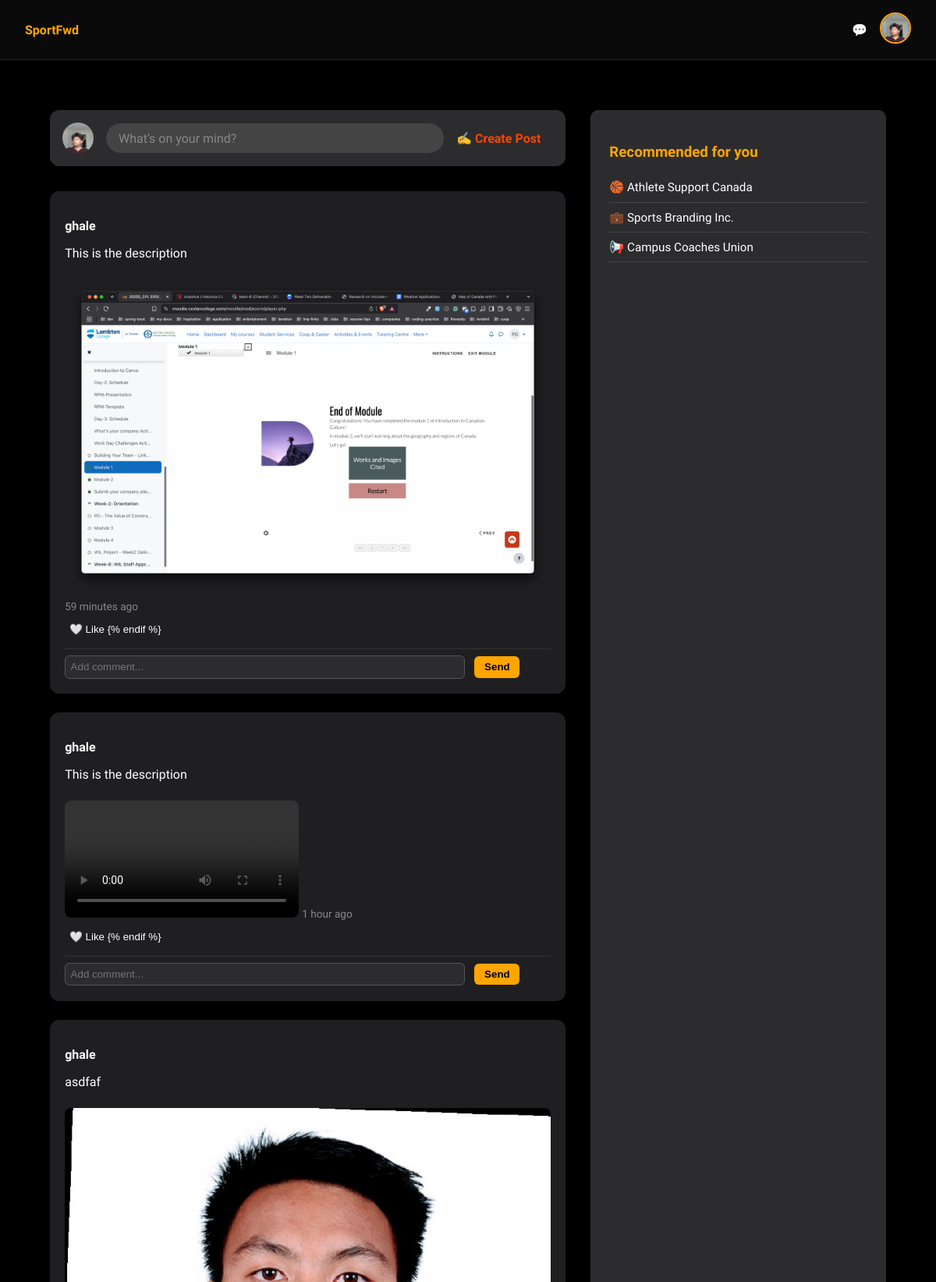
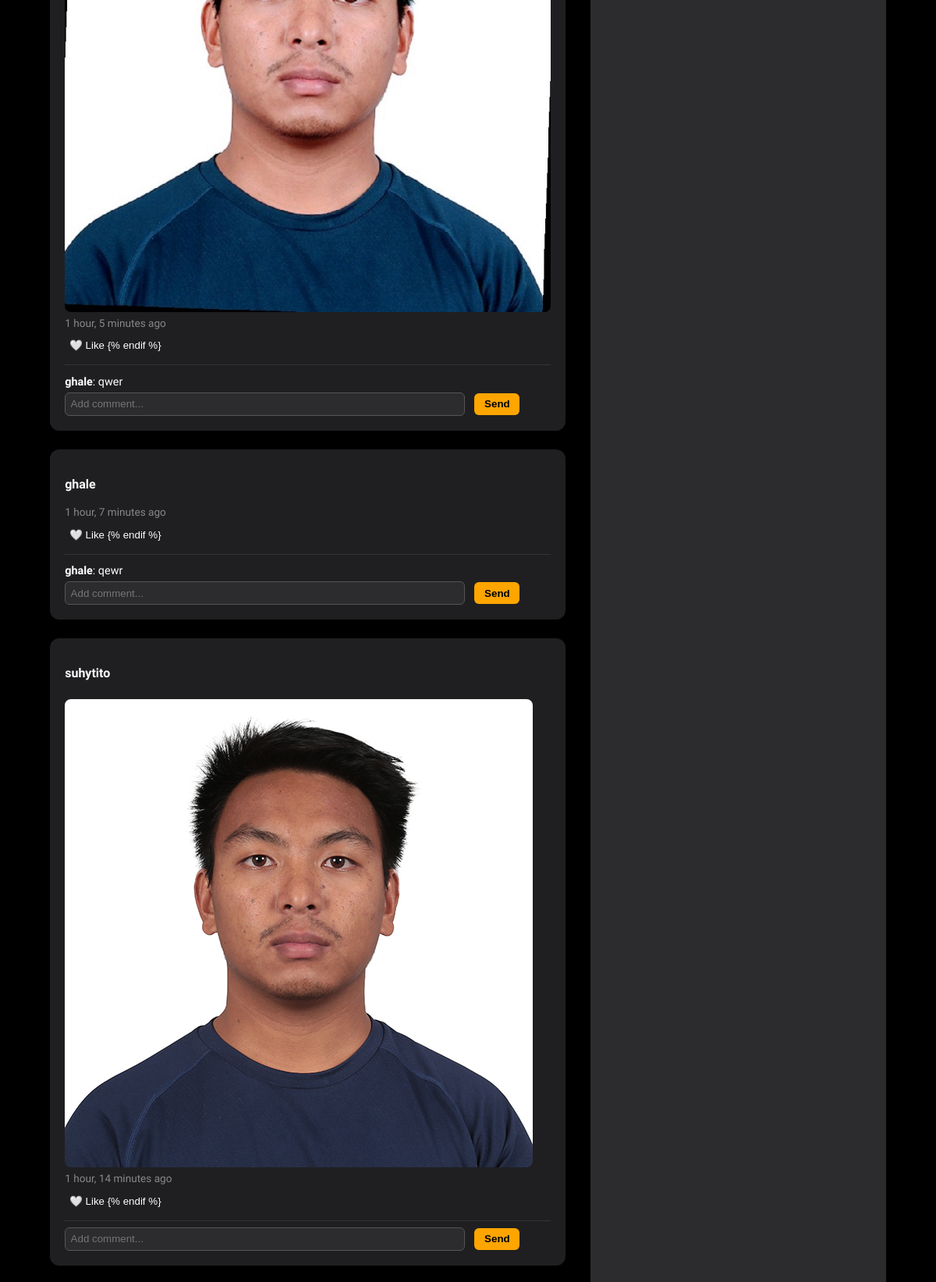
/feed/ (signed in, upper part), run on the app's committed database (2 pictures, top to bottom).
### core/models.py (models this page shows, shortened)
class Profile(models.Model):
    ROLE_CHOICES = [
        ('athlete', 'Athlete'),
        ('sponsor', 'Sponsor'),
        ('fan', 'Fan'),
    ]
    user = models.OneToOneField(User, on_delete=models.CASCADE)
    role = models.CharField(max_length=20, choices=ROLE_CHOICES)
    school = models.CharField(max_length=100, blank=True)
    grad_year = models.IntegerField(blank=True, null=True)
    profile_image = models.ImageField(upload_to='profile_images/', default='profile_images/default.png', blank=True)
    cover_image = models.ImageField(upload_to='profile_images/covers/', default='profile_images/covers/default.jpg', blank=True)
    bio = models.TextField(blank=True)
    sport = models.CharField(max_length=100, blank=True)
    position = models.CharField(max_length=100, blank=True)
    level = models.CharField(max_length=100, blank=True)
    experience = models.IntegerField(blank=True, null=True)

class Post(models.Model):
    user = models.ForeignKey(User, on_delete=models.CASCADE)
    content = models.TextField(blank=True)
    image = models.ImageField(upload_to='post_images/', blank=True, null=True)
    video = models.FileField(upload_to='post_videos/', blank=True, null=True)
    created_at = models.DateTimeField(auto_now_add=True)

class Comment(models.Model):
    post = models.ForeignKey(Post, on_delete=models.CASCADE, related_name='comments')
    user = models.ForeignKey(User, on_delete=models.CASCADE)
    content = models.TextField()
    created_at = models.DateTimeField(auto_now_add=True)

### core/views.py (the view)
# urls.py: path('feed/', views.feed, name='feed'),
@login_required
def feed(request):
    posts = Post.objects.all().order_by('-created_at')
    paginator = Paginator(posts, 10)
    page_number = request.GET.get('page')
    page_obj = paginator.get_page(page_number)
    liked_post_ids = Like.objects.filter(user=request.user, post__in=page_obj).values_list('post_id', flat=True)
    try:
        profile = request.user.profile
    except Profile.DoesNotExist:
        profile = None
    return render(request, 'feed.html', {
        'posts': page_obj,
        'profile': profile,
        'page_obj': page_obj,
        'liked_post_ids': liked_post_ids
    })

### core/templates/feed.html (shortened to what this page needs)
{% extends 'base.html' %} {% load static %} {% block content %}
<div class="feed-wrapper">
  <div class="feed-main">
    <div class="post-form">
      <img
        src="{{ profile.profile_image.url }}"
        alt="Profile"
        style="width: 40px; height: 40px; border-radius: 50%; object-fit: cover"
      />
      <div
        style="
          flex: 1;
          display: flex;
          align-items: center;
          justify-content: space-between;
        "
      >
        <div
          style="
            flex: 1;
            padding: 0.6rem 1rem;
            border-radius: 20px;
            background: #444;
            color: #888;
            cursor: pointer;
          "
          onclick="window.location.href='{% url 'create_post' %}'"
        >
          What's on your mind?
        </div>
        <a
          href="{% url 'create_post' %}"
          style="
            background: none;
            border: none;
            color: orangered;
            font-weight: bold;
            cursor: pointer;
            text-decoration: none;
            padding: 0.5rem 1rem;
          "
        >
          ✍️ Create Post
        </a>
      </div>
    </div>
    {% for post in page_obj %}
    <div class="post-box">
      <p><strong>{{ post.user.username }}</strong></p>
      <p>{{ post.content }}</p>
      {% if post.image %}
      <img
        src="{{ post.image.url }}"
        style="max-width: 100%; border-radius: 8px"
      />
      {% endif %} {% if post.video %}
      <video
        controls
        style="max-width: 100%; border-radius: 8px; margin-top: 0.5rem"
      >
        <source src="{{ post.video.url }}" type="video/mp4" />
      </video>
      {% endif %}
      <small>{{ post.created_at|timesince }} ago</small>
      <div class="post-actions">
        <form method="POST" action="{% url 'like_post' post.id %}">
          <button
            type="submit"
            style="background: none; border: none; color: white"
          >
            {% if post.id in liked_post_ids %} ❤️ Liked {% else %} 🤍 Like {%
            endif %}
          </button>
        </form>
      </div>
      <div class="comments">
        {% for comment in post.comments.all %}
        <p><b>{{ comment.user.username }}</b>: {{ comment.content }}</p>
        {% endfor %}
        <form method="POST" action="{% url 'comment_post' post.id %}">
          <input name="comment" placeholder="Add comment..." />
          <button type="submit">Send</button>
        </form>
      </div>
    </div>
    {% endif %} {% endfor %}
  </div>
  <div class="feed-sidebar">
    <h3>Recommended for you</h3>
    <div class="suggestion">🏀 Athlete Support Canada</div>
    <div class="suggestion">💼 Sports Branding Inc.</div>
    <div class="suggestion">📢 Campus Coaches Union</div>
  </div>
</div>
{% endblock %}

### core/templates/base.html (shortened to what this page needs)
{% load static %}
<!DOCTYPE html>
<html lang="en">
<head>
</head>
<body>
<header>
  <nav class="navbar">
    <a href="/">SportFwd</a>
    {% if user.is_authenticated %}
    <div class="navbar-right">
      <a href="{% url 'inbox' %}" title="Messages" style="margin-right: 1rem;">💬</a>
      <div class="profile-menu-wrapper" style="position: relative;">
        <img src="{{ user.profile.profile_image.url }}" class="profile-pic" onclick="toggleProfileDropdown(event)" />
      </div>
    </div>
    {% else %}
    <div class="auth-links">
      <a href="{% url 'login' %}">Login</a>
      <a href="{% url 'register' %}">Register</a>
    </div>
    {% endif %}
  </nav>
</header>
<main>
  {% block content %}
  {% endblock %}
</main>
</body>
</html>

### core/templates/base.html (style rules this page uses)
:root { --primary-gradient-start: #fc466b; --primary-gradient-end: #3f5efb; --button-color: #f5b301; --button-hover: #d99b00; --text-color: #1C1C1E; --background-dark: #000; }
body { margin: 0; padding: 0; font-family: 'Rajdhani', sans-serif; background-color: var(--background-dark); color: #fff; }
a { color: #FFA500; text-decoration: none; font-weight: 600; }
header { background: #0a0a0a; padding: 1rem 2rem; border-bottom: 1px solid #222; }
.navbar { display: flex; justify-content: space-between; align-items: center; }
.navbar-right { display: flex; align-items: center; }
.profile-pic { width: 36px; height: 36px; border-radius: 50%; border: 2px solid #FFA500; object-fit: cover; }
main { padding: 2rem; }

### core/templates/feed.html (style rules this page uses)
body { background-color: #000; font-family: "Rajdhani", sans-serif; margin: 0; padding: 0; }
.feed-wrapper { display: flex; gap: 2rem; padding: 2rem; max-width: 1100px; margin: auto; color: #fff; flex-wrap: wrap; }
.feed-main { flex: 2; min-width: 0; }
.feed-sidebar { flex: 1; background: #2c2c2e; padding: 1.5rem; border-radius: 10px; min-width: 250px; }
.feed-sidebar h3 { color: #ffa500; margin-bottom: 1rem; }
.suggestion { padding: 0.6rem 0; border-bottom: 1px solid #444; font-size: 0.95rem; transition: 0.2s; }
.post-form { display: flex; align-items: center; gap: 1rem; background: #2c2c2e; border-radius: 12px; padding: 1rem; margin-bottom: 2rem; }
.post-form img { width: 40px; height: 40px; border-radius: 50%; object-fit: cover; }
.post-box { background: #1f1f21; padding: 1.2rem; margin-bottom: 1.5rem; border-radius: 12px; box-shadow: 0 2px 6px rgba(0, 0, 0, 0.4); position: relative; }
.post-box img { max-width: 100%; border-radius: 8px; margin-top: 0.5rem; }
.post-box small { color: #888; font-size: 0.85rem; }
.comments { margin-top: 1rem; border-top: 1px solid #333; padding-top: 0.5rem; }
.comments p { margin: 0.3rem 0; font-size: 0.9rem; }
.comments input { width: 80%; padding: 0.4rem; background: #2c2c2e; border: 1px solid #555; border-radius: 6px; color: white; margin-right: 0.5rem; }
.comments button { background: #ffa500; border: none; border-radius: 6px; padding: 0.4rem 0.8rem; color: black; font-weight: bold; }
.post-actions { display: flex; justify-content: space-between; align-items: center; margin-top: 0.6rem; }

### data on the page
Profile: profile_image (picture)
Post: user.username "ghale", content "This is the description", image (picture), created_at "59 minutes"
Post: user.username "ghale", content "This is the description", created_at "1 hour"
Post: user.username "ghale", content "asdfaf", image (picture), created_at "1 hour, 5 minutes"
Comment: user.username "ghale", content "qwer"
Post: user.username "ghale", created_at "1 hour, 7 minutes"
Comment: user.username "ghale", content "qewr"
Post: user.username "suhytito", image (picture), created_at "1 hour, 14 minutes"
